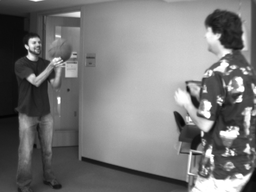
#> input picture Prog2/frame1_a.png, 256 x 192 px, shrunk from 640 x 480 before the run
$ python OpticalFlow.py
#> lines starting #> are read from the running program, lines starting #| are printed output that depends on the picture; after the words box and inside, x2 and y2 are one past the last pixel; in counts of white or black regions, pixels touching at a corner belong together
# CS510 DL & CV. Summer 2023. Prog 2 Optical Flow. Cera Oh
import numpy as np
import cv2
import matplotlib.pyplot as plt
import math

# Image Paths
path_f1a = './frame1_a.png'
path_flb = './frame1_b.png'
path_f2a = './frame2_a.png'
path_f2b = './frame2_b.png'

# DoG gx filter
DoG_gx = np.array([[1, 0, -1], [2, 0, -2], [1, 0, -1]])

# DoG gy filter
DoG_gy = np.array([[1, 2, 1], [0, 0, 0], [-1, -2, -1]])


# Function to load image as grayscale array
def load_image_grayscale(file_path):
#> called with file_path = './frame1_a.png'
    image = cv2.imread(file_path, 0)
#> image is the input picture: shape (192, 256); min 4, max 255, mean 120.3
#> call 2 of load_image_grayscale, with file_path = './frame1_b.png'
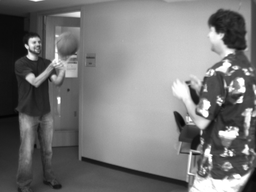
#> input picture Prog2/frame1_b.png, 256 x 192 px, shrunk from 640 x 480 before the run
#> in load_image_grayscale, image is the input picture: shape (192, 256); min 4, max 255, mean 119.9
#> call 3 of load_image_grayscale, with file_path = './frame2_a.png'
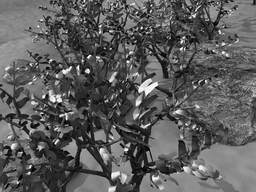
#> input picture Prog2/frame2_a.png, 256 x 192 px, shrunk from 640 x 480 before the run
#> in load_image_grayscale, image is the input picture: shape (192, 256); min 0, max 255, mean 92.3
#> call 4 of load_image_grayscale, with file_path = './frame2_b.png'
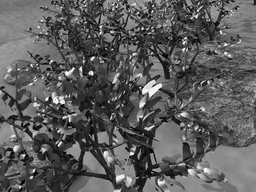
#> input picture Prog2/frame2_b.png, 256 x 192 px, shrunk from 640 x 480 before the run
#> in load_image_grayscale, image is the input picture: shape (192, 256); min 0, max 255, mean 92
    return image


def show(image, title):  # Function to show image
    plt.imshow(cv2.cvtColor(image, cv2.COLOR_BGR2RGB))
    plt.title(title)
    plt.show()


def preprocess(image):  # Function to preprocess images and initialize convolution matrix

  # Initialize a numpy array to hold Vx and Vy values
    im_row, im_col = np.shape(image)
#> im_row = 192; im_col = 256
    V = np.zeros((im_row, im_col, 2))

  # Zero pad image
    padded = zero_pad(image, 1)

    return V, padded


def zero_pad(image, width):  # Function to pad images with zeros of given width
#> called with width = 1
    padded = cv2.copyMakeBorder(
        image, width, width, width, width, cv2.BORDER_CONSTANT, value=0)
    return padded


def lucas_kanade(V, padded1, padded2):  # Lucas-Kanade Optical Flow Function
    r_count = 0

    for row in padded1:
        end = len(row)
        if np.array_equal(row, padded1[0]):  # zero padded row
            pass  # Do nothing
        else:
            stop = end-1
            col = 1
            while col < stop:
                window1 = np.array([[padded1[r_count-1][col-1], padded1[r_count-1][col], padded1[r_count-1][col+1]],
                                    [row[col-1], row[col], row[col+1]],
                                    [padded1[r_count+1][col-1], padded2[r_count+1][col], padded2[r_count+1][col+1]]])
                window2 = np.array([[padded2[r_count-1][col-1], padded2[r_count-1][col], padded2[r_count-1][col+1]],
                                    [padded2[r_count][col-1], padded2[r_count]
                                        [col], padded2[r_count][col+1]],
                                    [padded2[r_count+1][col-1], padded2[r_count+1][col], padded2[r_count+1][col+1]]])

                w1 = 1/255 * window1  # Normalization
                w2 = 1/255 * window2  # Normalization
                I_x = w1 * DoG_gx  # Element-wise multiplication
                I_y = w1 * DoG_gy  # Element-wise multiplication
                I_t = np.subtract(w2, w1)  # Element-wise subtraction

                A = np.array([[np.sum(I_x * I_x), np.sum(I_x * I_y)],
                             [np.sum(I_x * I_y), np.sum(I_y * I_y)]])
                A_inv = np.linalg.inv(A)  # A^(-1)

                b = np.zeros((2, 1))
                b[0][0] = -1 * np.sum(I_x * I_t)
                b[1][0] = -1 * np.sum(I_y * I_t)

                u_v = np.matmul(A_inv, b)

                V[r_count-1][col-1][0] = u_v[0]
                V[r_count-1][col-1][1] = u_v[1]

                col = col + 1

        r_count = r_count + 1
#> after the loop, r_count = 194
#> (printed output is left out)

    return V


def graph(vectors, limit):  # Function to plot vectors

    # Graph points
    x_count = 0
    y_count = 0
    for row in vectors:
        x_count = 0
        for col in row:
            x = x_count
            y = y_count
            dx = col[0] * 10
            dy = col[1] * 10

            if x % limit == 0 and y % limit == 0:
                if (dx > -0.5 and dx < 0.5) and (dy > -0.5 and dy < 0.5):
                    pass  # do nothing
                else:
                    plt.arrow(x, y, dx, dy, head_width=1.5)

            x_count = x_count + 1
        y_count = y_count + 1

    plt.show()


def draw(image, vectors, mult, limit):  # Function to plot Vx and Vy and magnitude
#> called with vectors = array of shape (192, 256, 2), mult = 150, limit = 0.2
    r_count = 0
    c_count = 0

    # To plot colors on top of the grayscale image
    cimage = cv2.cvtColor(image, cv2.COLOR_GRAY2BGR)

    r, c = np.shape(image)
#> r = 192; c = 256
    magnitude = np.zeros((r, c))

    for row in cimage:
        c_count = 0
        for col in row:
            v_x = vectors[r_count][c_count][0]
            v_y = vectors[r_count][c_count][1]
            magnitude[r_count][c_count] = math.sqrt(
                math.pow(v_x, 2) + math.pow(v_y, 2))

            new_x = int(r_count + round(v_x))
            new_y = int(c_count + round(v_y))

            # Vx and Vy values to ignore to lessen noise
            if (v_x > -0.3 and v_x < 0.3) and (v_y > -0.3 and v_y < 0.3):
                pass  # do nothing
            else:
                # Plot Vx and Vy as magenta lines from pixel
                cv2.arrowedLine(
                    cimage, (c_count, r_count), (new_y, new_x), (215, 67, 238), 1)

                # Plot only magnitudes that are greater than limit given
                if magnitude[r_count][c_count] > limit:

                    # For scaling
                    new_x_s = int(
                        round(r_count + v_x * magnitude[r_count][c_count] * mult))
                    new_y_s = int(
                        round(c_count + (v_y) * magnitude[r_count][c_count] * mult))

                    # Plot only magnitudes at certain pixels
                    if r_count % 3 == 0 and c_count % 4 == 0:
                        cv2.arrowedLine(
                            cimage, (c_count, r_count), (new_y_s, new_x_s), (0, 255, 0), 1)
            c_count = c_count + 1
        r_count = r_count + 1
#> cimage: shape (192, 256, 3); 4.07% of pixels changed, all inside (x1, y1, x2, y2) = (15, 0, 256, 192)
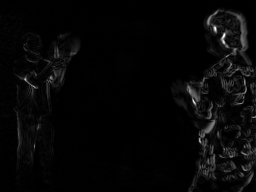
#> magnitude: shape (192, 256) float64; min 0, max 1.18, mean 0.0329; drawn with min black and max white
#> after the loop, r_count = 192

    return cimage


def main():

    # Load image
    img1a = load_image_grayscale(path_f1a)
    img1b = load_image_grayscale(path_flb)
    img2a = load_image_grayscale(path_f2a)
    img2b = load_image_grayscale(path_f2b)

    # Zero pad
    flow1, padded1 = preprocess(img1a)
    mask1, padded2 = preprocess(img1b)
    flow3, padded3 = preprocess(img2a)
    mask3, padded4 = preprocess(img2b)

    # Image1: Optical Flow
    calculated1 = lucas_kanade(flow1, padded1, padded2)
    print(f"Image 1 Vx and Vy: \n {calculated1}")
    op_img1 = draw(img1b, calculated1, 150, 0.2)

    # Image2: Optical Flow
    calculated2 = lucas_kanade(flow3, padded3, padded4)
    print(f"Image 2 Vx and Vy:\n {calculated2}")
#> (printed output is left out)
    op_img2 = draw(img2b, calculated2, 4, 1)
#> call 2 of draw, with vectors = array of shape (192, 256, 2), mult = 4, limit = 1
#> after the loop in draw (call 2), `for row in cimage:`:
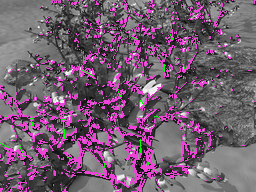
#> cimage: shape (192, 256, 3); 13.81% of pixels changed, all inside (x1, y1, x2, y2) = (0, 0, 256, 192)
#> after the loop in draw (call 2), `for row in cimage:`:
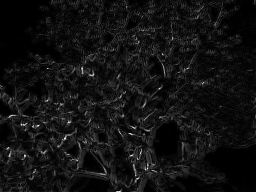
#> magnitude: shape (192, 256) float64; min 0, max 2.35, mean 0.167; drawn with min black and max white

    # Show images
    show(img1a, "Image 1 Frame 1")
    show(img1b, "Image 1 Frame 2")
    show(op_img1, "Image 1 Frame 2: Optical Flow")

    show(img2a, "Image 2 Frame 1")
    show(img2b, "Image 2 Frame 2")
    show(op_img2, "Image 2 Frame 2: Optical Flow")

    # For visualizing Vx and Vy
    graph(calculated1, 10)
    graph(calculated2, 10)
#> call 2 of graph, with vectors = array of shape (192, 256, 2), limit = 10
#> in graph (call 2), `plt.show()`:
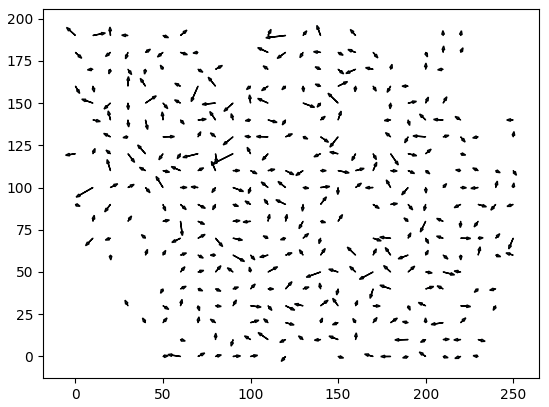
#> figure drawn by matplotlib, 1 panel


if __name__ == '__main__':
    main()
